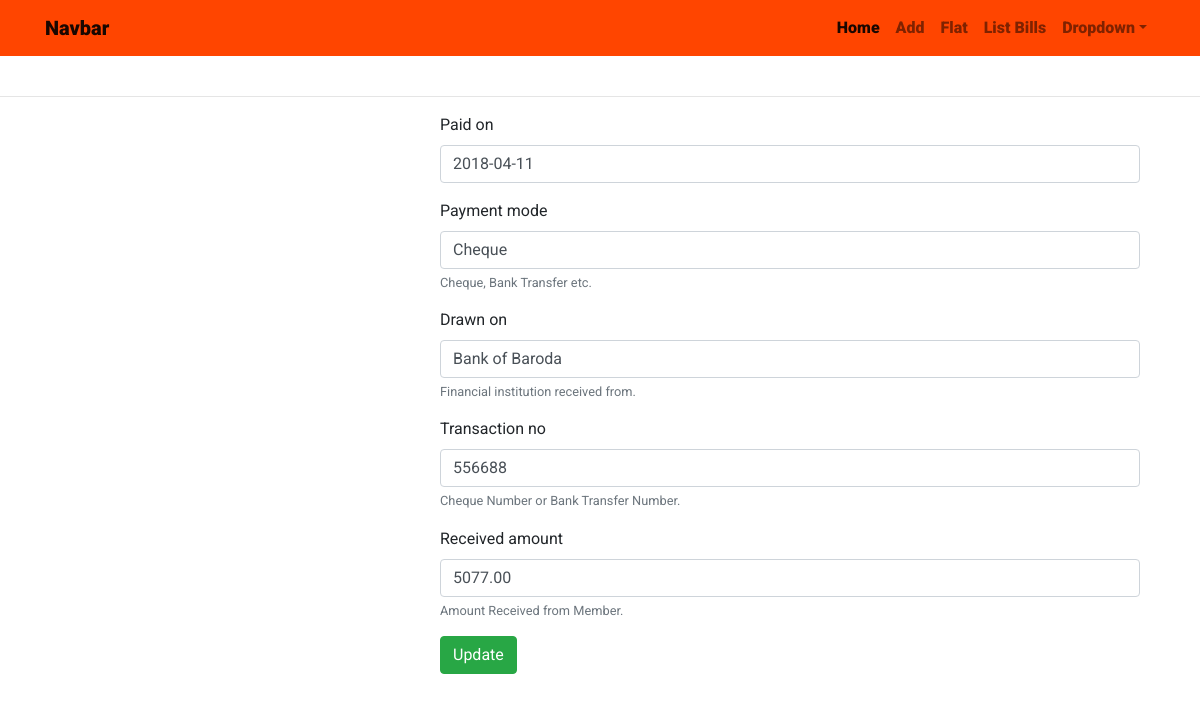
The app's page /billing/create_receipt/400/ with its own data.
### billing/models.py (models this page shows)
class Receipt(models.Model):
    related_bill = models.OneToOneField(FlatBill, on_delete=models.CASCADE)
    paid_on = models.DateField()
    payment_mode = models.CharField(max_length=200, help_text = "Cheque, Bank Transfer etc.")
    drawn_on = models.CharField(max_length=250, help_text="Financial institution received from.")
    transaction_no = models.CharField(max_length=250, help_text="Cheque Number or Bank Transfer Number.")
    received_amount = models.DecimalField(max_digits=25, decimal_places=2, help_text="Amount Received from Member.")
    def __str__(self):
        return ("Receipt for {} paid on {} for the amount Rs. {}.".format(self.related_bill.flat_name,
                                                                          self.paid_on,
                                                                          self.received_amount)
                )

### billing/views.py (the view, shortened to what this page needs)
# urls.py: path('create_receipt/<int:bill_id>/', create_receipt, name = "create_receipt"),
def create_receipt(request, bill_id):
    bill = FlatBill.objects.get(id=bill_id)
    edit = False
    if Receipt.objects.filter(related_bill=bill).exists():
        edit = True
        receipt_instance = bill.receipt
        print (receipt_instance)
        receipt_form = ReceiptForm(request.POST or None, instance=receipt_instance)
        if receipt_form.is_valid():
            receipt_form.save()
            return HttpResponseRedirect(reverse('bill_view', kwargs = {'id':bill.id}))
    return render (request, 'billing/receipt_form.html', {'form': receipt_form, 'edit':edit})

### billing/forms.py
class ReceiptForm (ModelForm):
    class Meta:
        model = Receipt
        exclude = ['related_bill']

### members/models.py (called while the page is built)
        def __str__(self):
                return "{} {}".format( self.flat_number, self.wing)

### society/templates/billing/receipt_form.html (shortened to what this page needs)
{% extends 'index1.html' %}
{% block content %}
{% load bootstrap4 %}
        <div class="container">
                <form method="POST" action="">
                    {% bootstrap_form form %}
                    {% if not edit %}
                    <button class="btn btn-danger" type="submit">Create</button>
                    {% else %}
                    <button class="btn btn-success" type="submit">Update</button>
                    {% endif %}
                </form>
        </div>
{% endblock content %}

### static/css/stylesheet.css (style rules this page uses)
body { padding-top: 5rem; font-family: 'Roboto', sans-serif; }

### records on screen
Receipt: paid_on "2018-04-11", payment_mode "Cheque", drawn_on "Bank of Baroda", transaction_no "556688", received_amount "5077.00"
